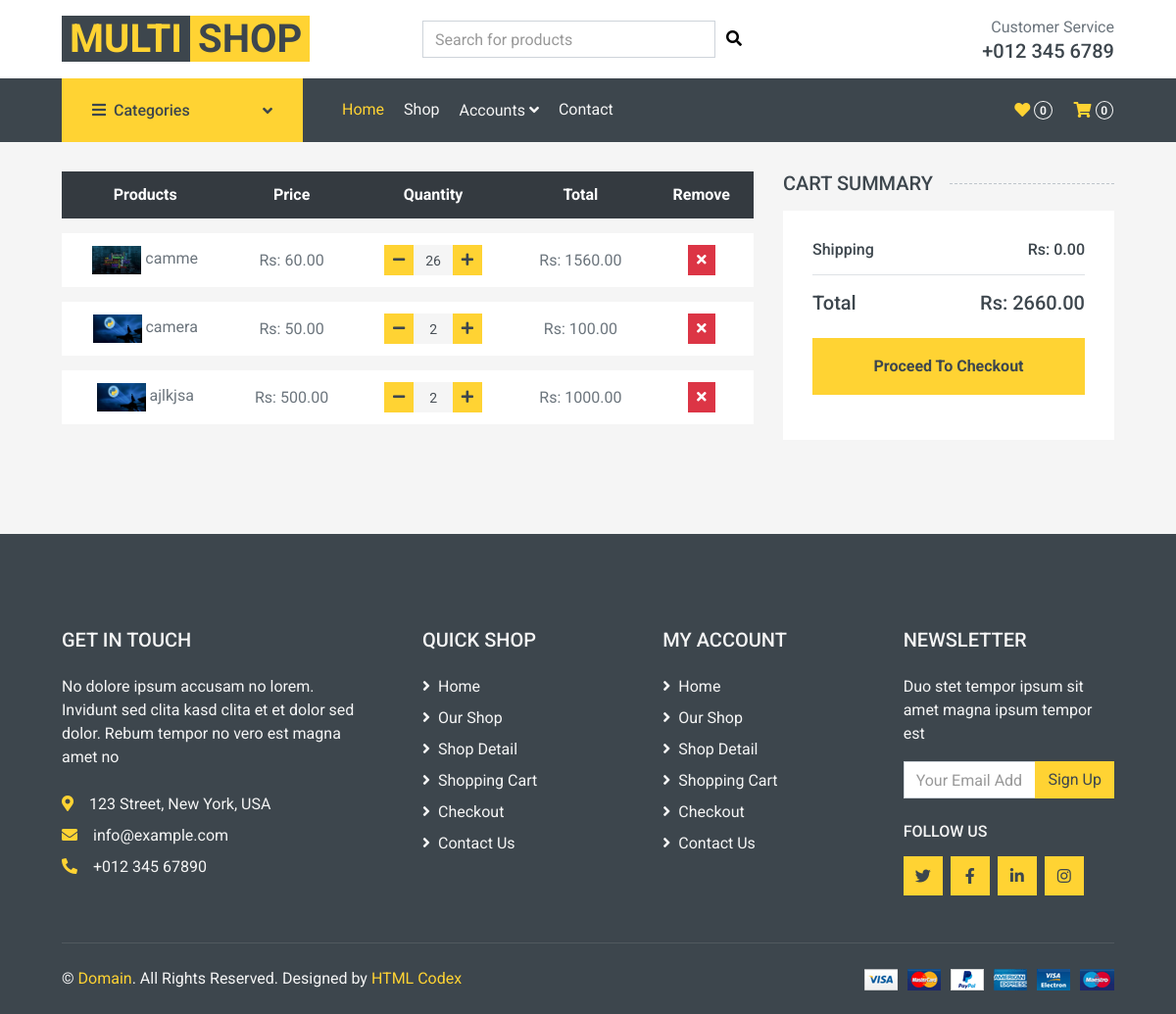
/api/cart_view, run on the app's committed database.
### cart/models.py (models this page shows, shortened)
class CartItem(models.Model):
    cart = models.ForeignKey(Cart, on_delete=models.CASCADE)
    product = models.ForeignKey(Product, on_delete=models.CASCADE)
    quantity = models.PositiveIntegerField(default=1)
    added_at = models.DateTimeField(auto_now_add=True)

### products/models.py (models this page shows, shortened)
class Product(models.Model):
    name = models.CharField(max_length=300)
    category= models.ForeignKey(Category, on_delete=models.CASCADE)
    brand = models.ForeignKey(Brand, on_delete=models.CASCADE)
    product_image= models.ImageField(upload_to='product_images', null=True, blank=True)
    org_price = models.IntegerField(null=True, blank=True)
    dis_price = models.IntegerField(null=True, blank=True)
    date_added = models.DateTimeField(auto_now_add=True)

### cart/views.py (the view)
# urls.py: path('cart_view', CartView.as_view(), name='cart_view')
class CartView(TemplateView):
    template_name = 'cart.html'
    def get_context_data(self, **kwargs: Any):
        context = super().get_context_data(**kwargs)
        cart_items = CartItem.objects.all()
        context['cart_items'] = cart_items
        return context

### templates/cart.html
{% extends 'base.html' %}
{% block content %}
<div class="container-fluid">
    <div class="row px-xl-5">
        <div class="col-lg-8 table-responsive mb-5">
            <table class="table table-light table-borderless table-hover text-center mb-0">
                <thead class="thead-dark">
                    <tr>
                        <th>Products</th>
                        <th>Price</th>
                        <th>Quantity</th>
                        <th>Total</th>
                        <th>Remove</th>
                    </tr>
                </thead>
                <tbody class="align-middle">
                    {% for cart_item in cart_items %}
                    <tr data-cart-item-id="{{ cart_item.id }}">
                        <td class="align-middle"><img src="{{ cart_item.product.product_image.url }}" alt="" style="width: 50px;"> {{ cart_item.product.name }}</td>
                        <td class="align-middle item-price">Rs: {{ cart_item.product.dis_price|floatformat:2 }}</td>
                        <td class="align-middle">
                            <div class="input-group quantity mx-auto" style="width: 100px;">
                                <div class="input-group-btn">
                                    <button class="btn btn-sm btn-primary btn-minus" data-cart-item-id="{{ cart_item.id }}">
                                        <i class="fa fa-minus"></i>
                                    </button>
                                </div>
                                <input type="text" class="form-control form-control-sm bg-secondary border-0 text-center item-quantity" value="{{ cart_item.quantity }}">
                                <div class="input-group-btn">
                                    <button class="btn btn-sm btn-primary btn-plus" data-cart-item-id="{{ cart_item.id }}">
                                        <i class="fa fa-plus"></i>
                                    </button>
                                </div>
                            </div>
                        </td>
                        <td class="align-middle item-total">Rs:{{ cart_item.total|floatformat:2 }}</td>
                        <td class="align-middle">
                            <button class="btn btn-sm btn-danger btn-remove" data-cart-item-id="{{ cart_item.id }}">
                                <i class="fa fa-times"></i>
                            </button>
                        </td>
                    </tr>
                    {% endfor %}
                </tbody>
            </table>
        </div>
        <div class="col-lg-4">
            <h5 class="section-title position-relative text-uppercase mb-3">
                <span class="bg-secondary pr-3">Cart Summary</span>
            </h5>
            <div class="bg-light p-30 mb-5">
                <div class="border-bottom pb-2">
                    <div class="d-flex justify-content-between">
                        <h6 class="font-weight-medium">Shipping</h6>
                        <h6 class="font-weight-medium" id="shipping-cost">Rs: 0.00</h6>
                    </div>
                </div>
                <div class="pt-2">
                    <div class="d-flex justify-content-between mt-2">
                        <h5>Total</h5>
                        <h5 id="cart-total">0.00</h5>
                    </div>
                    <button class="btn btn-block btn-primary font-weight-bold my-3 py-3">Proceed To Checkout</button>
                </div>
            </div>
        </div>
    </div>
</div>
{% endblock %}

### data on the page
CartItem: product.product_image (picture), product.name "camme", product.dis_price "60.00", quantity "26"
CartItem: product.product_image (picture), product.name "camera", product.dis_price "50.00", quantity "2"
CartItem: product.product_image (picture), product.name "ajlkjsa", product.dis_price "500.00", quantity "2"
